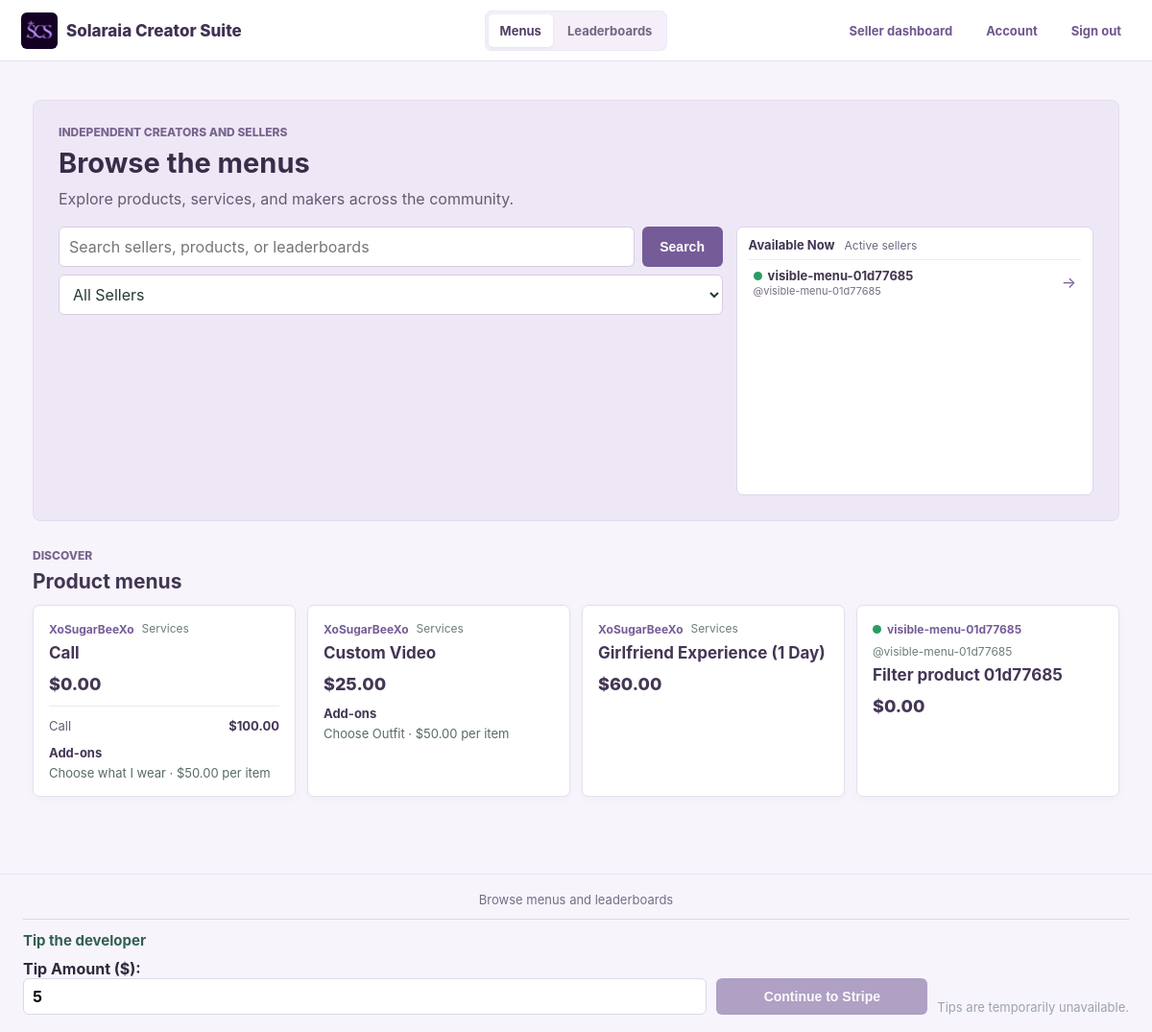
The app's page / (signed in) with its own data.
### models.py (models this page shows)
class CreatorAccount(db.Model):
    __tablename__ = 'creator_account'
    id = db.Column(db.Integer, primary_key=True)
    username = db.Column(db.String(64), nullable=False, unique=True)
    email = db.Column(db.String(255), nullable=False, unique=True)
    display_name = db.Column(db.String(120))
    bio = db.Column(db.Text)
    profile_image = db.Column(db.String(255))
    is_active = db.Column(db.Boolean, nullable=False, default=False)
    password_hash = db.Column(db.String(255), nullable=False)
    is_admin = db.Column(db.Boolean, nullable=False, default=False)
    is_approved = db.Column(db.Boolean, nullable=False, default=False)
    stripe_account_id = db.Column(db.String(255), unique=True)
    stripe_customer_id = db.Column(db.String(255))
    stripe_subscription_id = db.Column(db.String(255))
    stripe_subscription_checkout_session_id = db.Column(db.String(255))
    stripe_subscription_status = db.Column(db.String(40), nullable=False, default='inactive')
    stripe_subscription_period_end = db.Column(db.DateTime)
    subscription_exempt = db.Column(db.Boolean, nullable=False, default=False)
    stripe_charges_enabled = db.Column(db.Boolean, nullable=False, default=False)
    stripe_details_submitted = db.Column(db.Boolean, nullable=False, default=False)
    accepting_orders = db.Column(db.Boolean, nullable=False, default=False)
    banner_notifications = db.Column(db.Boolean, nullable=False, default=True)
    email_notifications = db.Column(db.Boolean, nullable=False, default=False)
    disable_content_contact = db.Column(db.Boolean, nullable=False, default=False)
    created_at = db.Column(db.DateTime, default=datetime.utcnow, nullable=False)
    version_id = db.Column(db.Integer, nullable=False, default=1)
    __table_args__ = (
        db.Index('uq_creator_stripe_customer_id', 'stripe_customer_id', unique=True),
        db.Index('uq_creator_stripe_subscription_id', 'stripe_subscription_id', unique=True),
    )
    __mapper_args__ = {'version_id_col': version_id}

class Product(db.Model):
    id = db.Column(db.Integer, primary_key=True)
    owner_id = db.Column(db.Integer, db.ForeignKey('creator_account.id'), nullable=False)
    name = db.Column(db.String(160), nullable=False)
    description = db.Column(db.Text)
    base_price = db.Column(db.Numeric(12,2), default=0)
    base_price_enabled = db.Column(db.Boolean, nullable=False, default=True)
    quantity_label = db.Column(db.String(40), nullable=False, default='Quantity')
    requires_delivery = db.Column(db.Boolean, nullable=False, default=False)
    active = db.Column(db.Boolean, default=True)
    is_public = db.Column(db.Boolean, nullable=False, default=True)
    category_id = db.Column(db.Integer, db.ForeignKey('category.id'))
    created_at = db.Column(db.DateTime, default=datetime.utcnow)
    version_id = db.Column(db.Integer, nullable=False, default=1)
    __table_args__ = (
        db.UniqueConstraint('owner_id', 'name', name='uq_product_owner_name'),
        db.Index('ix_product_owner_active_name', 'owner_id', 'active', 'name'),
    )
    __mapper_args__ = {'version_id_col': version_id}
    fields = db.relationship('ProductField', backref='product', cascade='all, delete-orphan', lazy=True)
    addons = db.relationship('ProductAddon', backref='product', cascade='all, delete-orphan', lazy=True)
    bundles = db.relationship('ProductBundle', backref='product', cascade='all, delete-orphan', lazy=True)
    tags = db.relationship('ProductTag', secondary=product_tag_link, back_populates='products')
    items = db.relationship('SaleItem', backref='product', lazy=True)
    service_subscriptions = db.relationship('ServiceSubscription', back_populates='product', lazy=True)

class Category(db.Model):
    id = db.Column(db.Integer, primary_key=True)
    owner_id = db.Column(db.Integer, db.ForeignKey('creator_account.id'), nullable=False)
    name = db.Column(db.String(120), nullable=False)
    description = db.Column(db.Text)
    version_id = db.Column(db.Integer, nullable=False, default=1)
    __table_args__ = (db.UniqueConstraint('owner_id', 'name', name='uq_category_owner_name'),)
    __mapper_args__ = {'version_id_col': version_id}
    products = db.relationship('Product', backref='category', lazy=True)

class ProductBundle(db.Model):
    id = db.Column(db.Integer, primary_key=True)
    product_id = db.Column(db.Integer, db.ForeignKey('product.id'), nullable=False)
    name = db.Column(db.String(120), nullable=False)
    description = db.Column(db.Text)
    amount = db.Column(db.Numeric(12,2), default=1)
    unit = db.Column(db.String(40))
    price = db.Column(db.Numeric(12,2), default=0)
    labor_hours = db.Column(db.Numeric(12,2), default=0)
    active = db.Column(db.Boolean, default=True)
    __table_args__ = (db.Index('ix_product_bundle_product_active', 'product_id', 'active'),)

class ProductAddon(db.Model):
    id = db.Column(db.Integer, primary_key=True)
    product_id = db.Column(db.Integer, db.ForeignKey('product.id'), nullable=False)
    name = db.Column(db.String(120), nullable=False)
    description = db.Column(db.Text)
    price = db.Column(db.Numeric(12,2), default=0)
    price_mode = db.Column(db.String(20), nullable=False, default='per_quantity')
    quantity_unit = db.Column(db.String(40))
    labor_hours = db.Column(db.Numeric(12,2), default=0)
    active = db.Column(db.Boolean, default=True)
    __table_args__ = (db.Index('ix_product_addon_product_active', 'product_id', 'active'),)

### app.py (the view, shortened to what this page needs)
@app.route('/')
def storefront():
    query = request.args.get('q', '').strip()
    seller_filter = request.args.get('seller', '').strip()
    products_query = db.session.query(Product, CreatorAccount, Category).join(
        CreatorAccount, CreatorAccount.id == Product.owner_id
    ).outerjoin(Category, (Category.id == Product.category_id) & (Category.owner_id == Product.owner_id)).options(
        selectinload(Product.fields), selectinload(Product.addons), selectinload(Product.bundles),
    ).filter(
        Product.active.is_(True), Product.is_public.is_(True), CreatorAccount.is_approved.is_(True),
        _seller_subscription_access(),
    )
    boards_query = db.session.query(Leaderboard, CreatorAccount).join(
        CreatorAccount, CreatorAccount.id == Leaderboard.owner_id
    ).filter(Leaderboard.is_public.is_(True), CreatorAccount.is_approved.is_(True))
    boards_query = boards_query.filter(_seller_subscription_access())
    seller_options = CreatorAccount.query.join(
        Product, Product.owner_id == CreatorAccount.id
    ).filter(
        Product.active.is_(True), Product.is_public.is_(True),
        CreatorAccount.is_approved.is_(True), _seller_subscription_access(),
    ).distinct().order_by(CreatorAccount.display_name, CreatorAccount.username).all()
    if query:
        pattern = f'%{query}%'
        products_query = products_query.filter(or_(
            Product.name.ilike(pattern), Product.description.ilike(pattern),
            CreatorAccount.username.ilike(pattern), CreatorAccount.display_name.ilike(pattern),
            Category.name.ilike(pattern),
        ))
        boards_query = boards_query.filter(or_(
            Leaderboard.name.ilike(pattern), Leaderboard.description.ilike(pattern),
            CreatorAccount.username.ilike(pattern), CreatorAccount.display_name.ilike(pattern),
        ))
        sellers = CreatorAccount.query.filter(or_(
            CreatorAccount.username.ilike(pattern), CreatorAccount.display_name.ilike(pattern)
        )).filter(CreatorAccount.is_approved.is_(True), _seller_subscription_access()).order_by(
            CreatorAccount.username
        ).limit(20).all()
    else:
        sellers = []
    available_sellers = CreatorAccount.query.join(
        Product, Product.owner_id == CreatorAccount.id
    ).filter(
        CreatorAccount.is_active.is_(True), CreatorAccount.is_approved.is_(True),
        Product.active.is_(True), Product.is_public.is_(True), _seller_subscription_access(),
    ).distinct().order_by(
        CreatorAccount.display_name, CreatorAccount.username
    ).all()
    product_results = products_query.order_by(CreatorAccount.username, Product.name).limit(60).all()
    board_results = (
        boards_query.order_by(CreatorAccount.username, Leaderboard.name).limit(30).all()
        if query else []
    )
    board_top_entries = _leaderboard_top_entries(board_results[:5])
    return render_template(
        'storefront/index.html', query=query, seller_filter=seller_filter,
        seller_options=seller_options, sellers=sellers, available_sellers=available_sellers,
        product_results=product_results, board_results=board_results,
        board_top_entries=board_top_entries,
    )

### app.py (called while the page is built, shortened)
def _seller_subscription_access():
    return or_(
        CreatorAccount.is_admin.is_(True),
        CreatorAccount.subscription_exempt.is_(True),
        CreatorAccount.stripe_subscription_status.in_(ACTIVE_SUBSCRIPTION_STATUSES),
    )

@event.listens_for(Session, 'do_orm_execute')
def scope_creator_queries(execute_state):
    if not execute_state.is_select or not execute_state.is_orm_statement or not has_request_context():
        return
    creator_id = getattr(g, 'creator_id', None)
    if getattr(g, 'is_admin', False):
        return
    if not creator_id or request.endpoint in PUBLIC_ENDPOINTS:
        return
    execute_state.statement = execute_state.statement.options(*(
        with_loader_criteria(model, lambda entity: entity.owner_id == creator_id, include_aliases=True)
        for model in TENANT_MODELS
    ))

@app.before_request
def require_creator():
    if request.endpoint in PUBLIC_ENDPOINTS:
        store_customer_id = session.get('store_customer_id')
        g.store_customer = db.session.get(StoreCustomer, store_customer_id) if store_customer_id else None
        creator_id = session.get('creator_id')
        if creator_id:
            creator = db.session.get(CreatorAccount, creator_id)
            if creator and creator.is_approved:
                g.creator = creator
                g.is_admin = creator.is_admin
                if not creator.is_admin:
                    _notify_expired_service_subscriptions(creator.id)
            else:
                session.clear()
        return

def money(v):
    try: return Decimal(str(v or 0))
    except (InvalidOperation, ValueError, TypeError): return Decimal('0')

def _leaderboard_top_entries(board_rows):
    boards = [row[0] for row in board_rows]
    top_entries = {}
    manual_ids = [board.id for board in boards if not board.is_automatic]
    for board in boards:
        if board.is_automatic:
            entries = _automatic_leaderboard_entries(board, board.owner_id, limit=1)
            if entries:
                top_entries[board.id] = entries[0]
    return top_entries

### templates/storefront/index.html (shortened to what this page needs)
{% extends 'public_base.html' %}
{% block content %}
<section class="public-intro">
    <p class="public-kicker">Independent creators and sellers</p>
    <h1>Browse the menus</h1>
    <p>Explore products, services, and makers across the community.</p>
    <div class="browse-market-tools">
        <div class="browse-search-tools">
            <form class="public-search-form" method="get" action="{{url_for('storefront')}}" role="search">
                <input id="site-search" class="browse-search-input" type="search" name="q" value="{{query}}" placeholder="Search sellers, products, or leaderboards" autocomplete="off">
                <select id="seller-filter" class="browse-seller-filter" name="seller">
                    <option value="">All Sellers</option>
                </select>
                <button class="button" type="submit">Search</button>
            </form>
        </div>
        <div class="available-sellers-widget">
        <div class="available-sellers-heading"><strong>Available Now</strong><span>Active sellers</span></div>
        {% if available_sellers %}
        <div class="available-seller-scroll" aria-label="Available sellers">
            {% for seller in available_sellers %}
            <a class="available-seller-link" href="{{url_for('seller_store', username=seller.username)}}">
                <span class="available-seller-copy"><strong>{% include 'storefront/_seller_identity.html' %}</strong><small>@{{seller.username}}</small></span>
                <span aria-hidden="true">→</span>
            </a>
            {% endfor %}
        </div>
        {% else %}<p class="available-sellers-empty">No active sellers have public products.</p>{% endif %}
        </div>
    </div>
</section>
<section class="public-section">
    <div class="public-section-heading"><div><p class="public-kicker">{{'Search results' if query else 'Discover'}}</p><h2>{{'Product matches' if query else 'Product menus'}}</h2></div></div>
    {% if product_results %}
    <div class="public-product-grid">
        {% for product,seller,category in product_results %}
        <article class="public-product-card">
            <div class="public-item-meta"><a href="{{url_for('seller_store', username=seller.username)}}">{% include 'storefront/_seller_identity.html' %}</a>{% if not seller.display_name %}<span>@{{seller.username}}</span>{% endif %}{% if category %}<span>{{category.name}}</span>{% endif %}</div>
            <h3><a href="{{url_for('seller_store', username=seller.username)}}">{{product.name}}</a></h3>
            {% if product.base_price_enabled %}<div class="public-price">{{money(product.base_price)}}</div>{% else %}<div class="public-price">Choose a pricing option</div>{% endif %}
            {% set active_bundles = product.bundles|selectattr('active')|list %}
            {% if active_bundles %}<ul class="public-option-list">{% for option in active_bundles %}<li>{{option.name}} <span>{{money(option.price)}}</span></li>{% endfor %}</ul>{% endif %}
            {% set active_addons = product.addons|selectattr('active')|list %}
            {% if active_addons %}<div class="public-addons"><strong>Add-ons</strong>{% for addon in active_addons %}<span>{{addon.name}} · {{money(addon.price)}}{% if addon.price_mode == 'flat' %} one-time{% else %} per {{addon.quantity_unit or 'item'}}{% endif %}</span>{% endfor %}</div>{% endif %}
        </article>
        {% endfor %}
    </div>
    {% else %}<p class="public-empty">{{'No products matched. Try a seller username or leaderboard name.' if query else 'No menus have been published yet.'}}</p>{% endif %}
</section>
{% endblock %}

### templates/storefront/_seller_identity.html (shortened to what this page needs)
<span class="seller-identity">
	{% if seller.is_active %}<span class="seller-active-dot" role="img" aria-label="Available" title="Available"></span>{% endif %}
	<span>{{seller.display_name or seller.username}}</span>
</span>

### records on screen
CreatorAccount: is_active True (drawn), display_name+username "visible-menu-01d77685", username "visible-menu-01d77685"
Product: display_name "XoSugarBeeXo", name "Services", name "Call", base_price "$0.00"
ProductBundle: name "Call", price "$100.00"
ProductAddon: name "Choose what I wear", price "$50.00", quantity_unit "item"
Product: display_name "XoSugarBeeXo", name "Services", name "Custom Video", base_price "$25.00"
ProductAddon: name "Choose Outfit", price "$50.00", quantity_unit "item"
Product: display_name "XoSugarBeeXo", name "Services", name "Girlfriend Experience (1 Day)", base_price "$60.00"
Product: username "visible-menu-01d77685", name "Filter product 01d77685", base_price "$0.00"

### other values on screen
{{ 'Search results' if query else 'Discover' }} "DISCOVER"
{{ 'Product matches' if query else 'Product menus' }} "Product menus"
